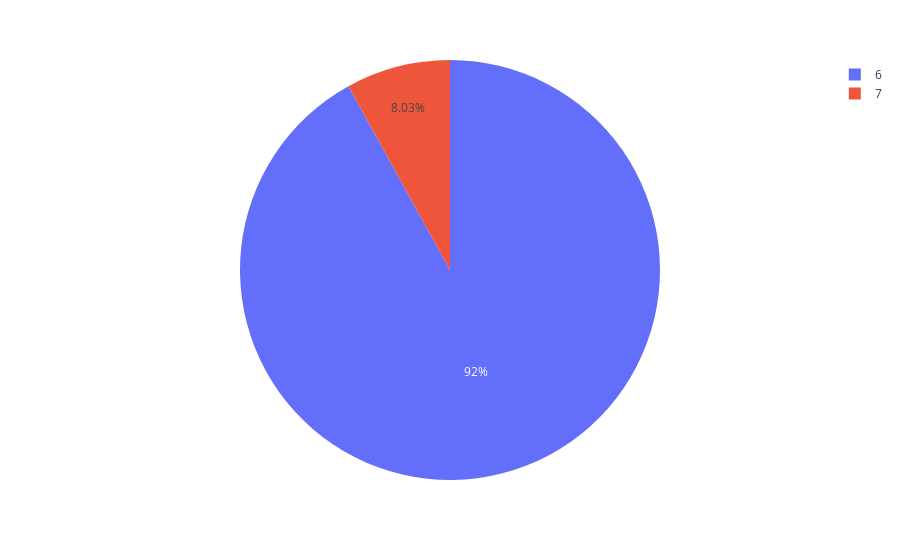

Notebook cell for this chart:
### Markdown cell above
### Analyzing repeated Tweet IDs 

When loading a dataset from a csv file it is good to use an ID column as index. That's what has been done in the code written above. IDs are normally unique, but the values under `Tweet_ID` seems to be repeating. This brings up two things:

1. Figure out why there are repeated values
2. Figure out if `Tweet_ID` can be used as index

### Code cell
counts = df.index.value_counts()
print(counts.value_counts())
counts.value_counts().plot.pie()

### Figure 1 — Plotly figure (JSON) as saved in the notebook; plotly's stock layout.template omitted (floating-point values rounded to 4 significant figures)
{"data": [{"domain": {"x": [0, 1], "y": [0, 1]}, "hovertemplate": "index=%{label}<br>Tweet_ID=%{value}<extra></extra>", "labels": [6, 7], "legendgroup": "", "name": "", "showlegend": true, "type": "pie", "values": [11447, 1000]}], "layout": {"legend": {"tracegroupgap": 0}, "margin": {"t": 60}}}
